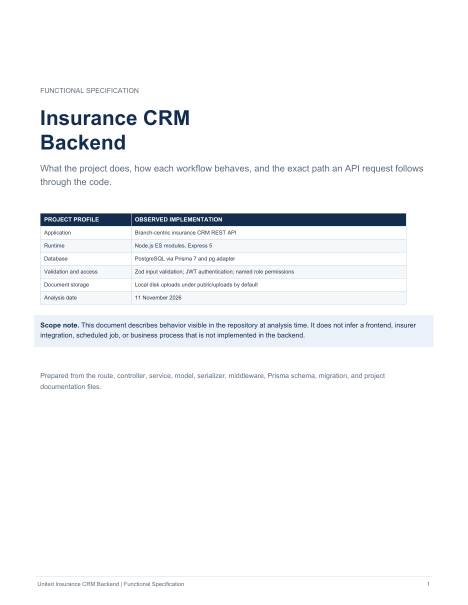
#> input picture tmp/pdfs/fsd-page-1.png, 935 x 1210 px (shown at 1/2 size); its folder holds only this picture in this run
$ python contact_sheet.py
#> lines starting #> are read from the running program, lines starting #| are printed output that depends on the picture
from PIL import Image, ImageDraw
from pathlib import Path
fs=sorted(Path('tmp/pdfs').glob('fsd-page-*.png'))
thumbs=[]
for f in fs:
    im=Image.open(f).convert('RGB')
#> im is the input picture: PIL image 935x1210 RGB; mean R, G, B 246.1, 247.3, 248.7
    im.thumbnail((306,396))
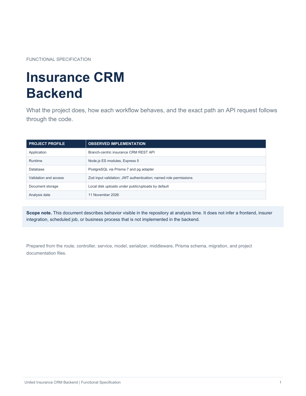
#> im: PIL image 306x396 RGB; mean R, G, B 246, 247.2, 248.7
    canvas=Image.new('RGB',(326,424),'#dce3ea')
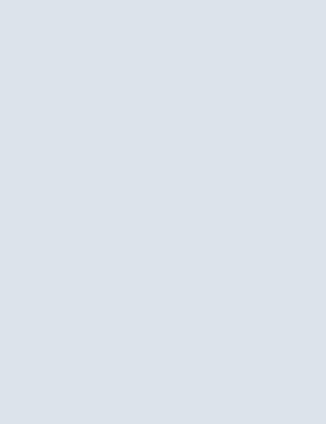
#> canvas: PIL image 326x424 RGB; mean R, G, B 220, 227, 234
    canvas.paste(im,((326-im.width)//2,8))
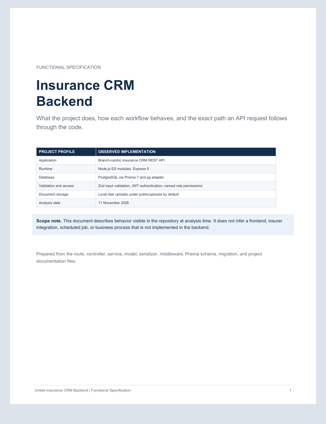
#> canvas: PIL image 326x424 RGB; mean R, G, B 242.8, 244.7, 246.9
    ImageDraw.Draw(canvas).text((12,405),f.name,fill='black')
    thumbs.append(canvas)
out=Image.new('RGB',(326*4,424*2),'white')
#> out: PIL image 1304x848 RGB; every value is 255
for i,im in enumerate(thumbs):
    out.paste(im,((i%4)*326,(i//4)*424))
#> this loop made 1 pass
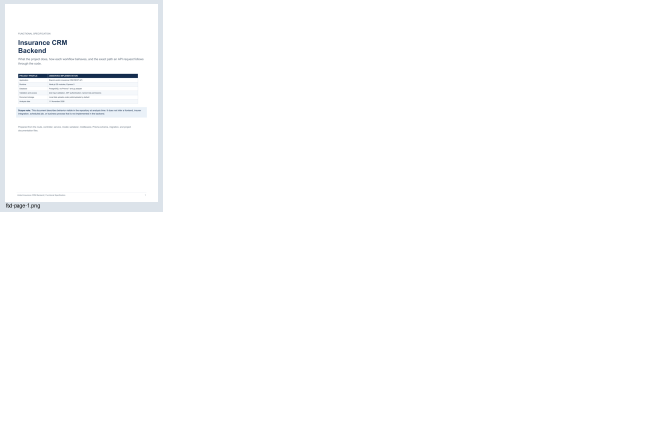
#> out: PIL image 1304x848 RGB (shown at 1/2 size); mean R, G, B 253.4, 253.7, 253.9
out.save('tmp/pdfs/contact.png')

$ run again, on tmp/pdfs/fsd-page-5.png
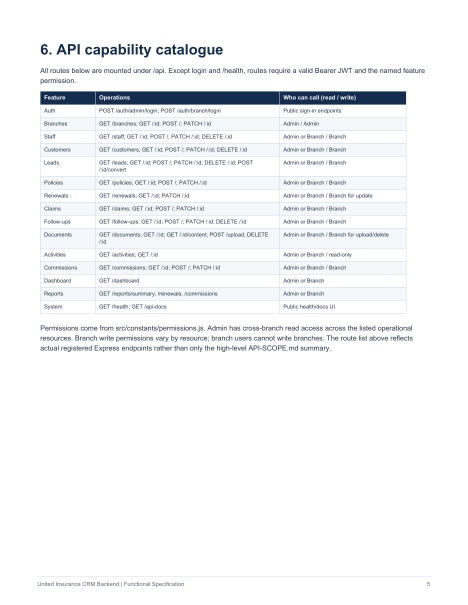
#> input picture tmp/pdfs/fsd-page-5.png, 935 x 1210 px (shown at 1/2 size)
#> im is the input picture: PIL image 935x1210 RGB; mean R, G, B 244.5, 245.8, 247.2
#> im: PIL image 306x396 RGB
#> `canvas.paste(im,((326-im.width)//2,8))`:
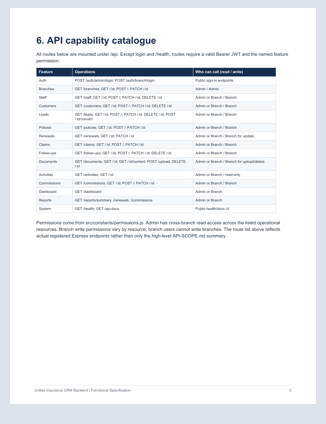
#> canvas: PIL image 326x424 RGB; mean R, G, B 241.4, 243.3, 245.5
#> the loop `for i,im in enumerate(thumbs):` made 1 pass
#> after the loop `for i,im in enumerate(thumbs):`:
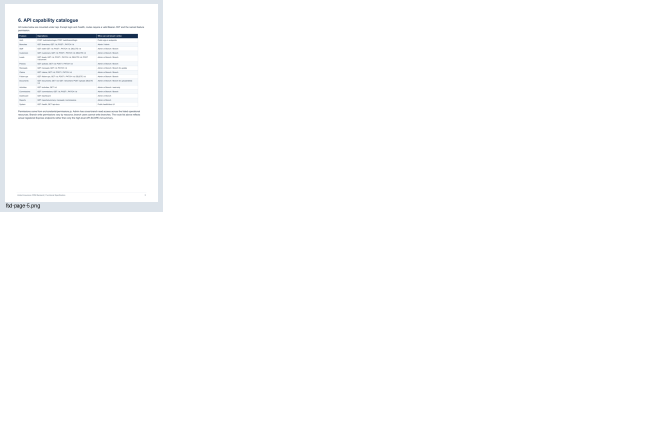
#> out: PIL image 1304x848 RGB (shown at 1/2 size); mean R, G, B 253.3, 253.5, 253.8

$ run again, on tmp/pdfs/fsd-page-6.png
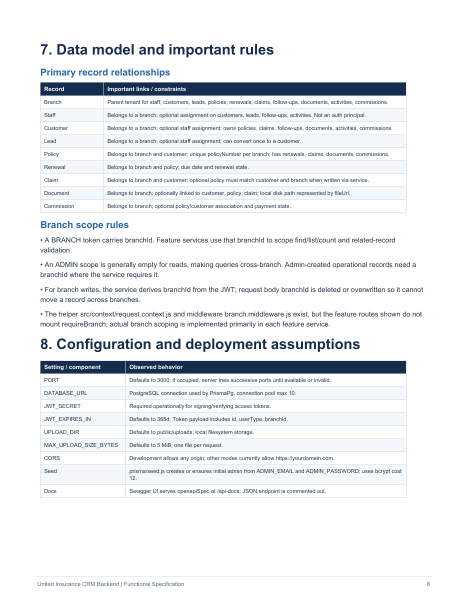
#> input picture tmp/pdfs/fsd-page-6.png, 935 x 1210 px (shown at 1/2 size)
#> im is the input picture: PIL image 935x1210 RGB; mean R, G, B 237.2, 239.3, 241.8
#> im: PIL image 306x396 RGB
#> `canvas.paste(im,((326-im.width)//2,8))`:
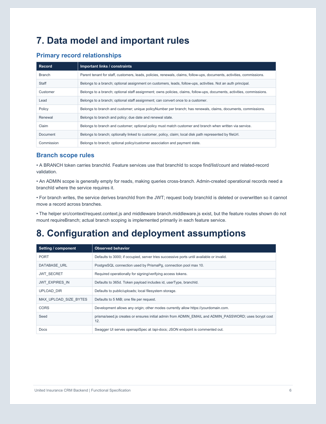
#> canvas: PIL image 326x424 RGB; mean R, G, B 234.9, 237.6, 240.7
#> the loop `for i,im in enumerate(thumbs):` made 1 pass
#> after the loop `for i,im in enumerate(thumbs):`:
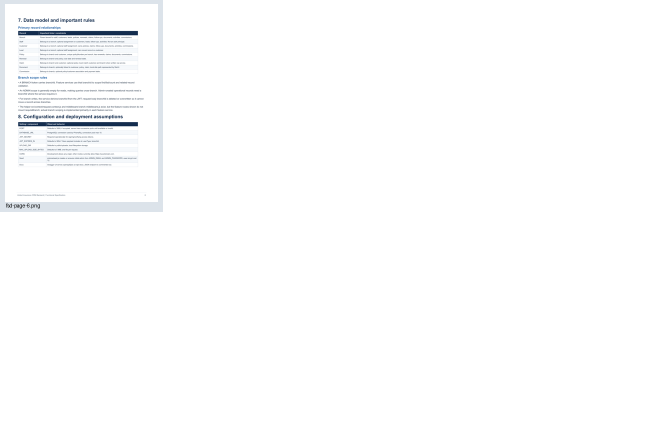
#> out: PIL image 1304x848 RGB (shown at 1/2 size); mean R, G, B 252.4, 252.8, 253.2

$ run again, on tmp/pdfs/fsd-page-7.png
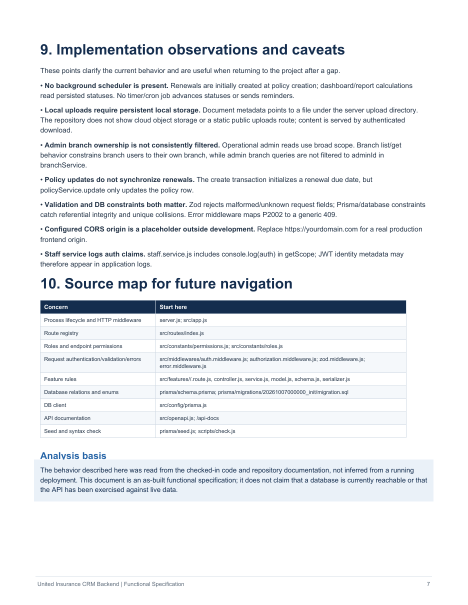
#> input picture tmp/pdfs/fsd-page-7.png, 935 x 1210 px (shown at 1/2 size)
#> im is the input picture: PIL image 935x1210 RGB; mean R, G, B 238.9, 240.9, 243.1
#> im: PIL image 306x396 RGB
#> `canvas.paste(im,((326-im.width)//2,8))`:
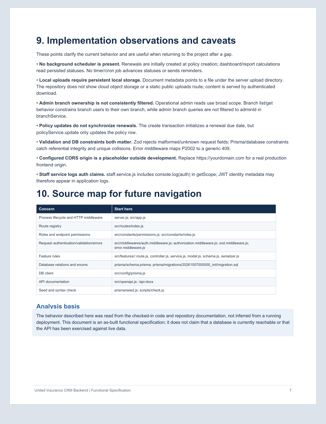
#> canvas: PIL image 326x424 RGB; mean R, G, B 236.4, 238.9, 241.8
#> the loop `for i,im in enumerate(thumbs):` made 1 pass
#> after the loop `for i,im in enumerate(thumbs):`:
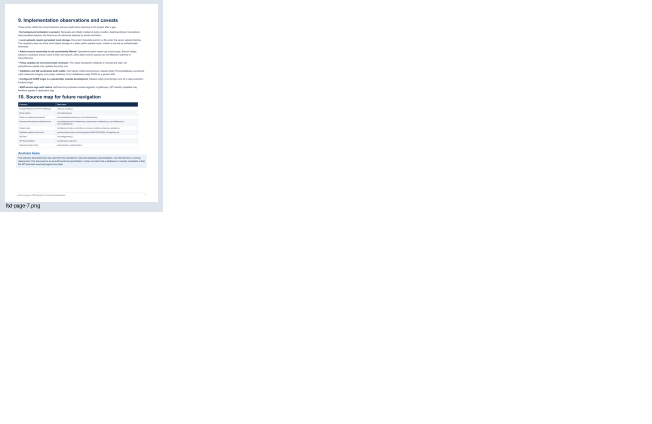
#> out: PIL image 1304x848 RGB (shown at 1/2 size); mean R, G, B 252.6, 253, 253.3

$ run again, on tmp/pdfs/fsd-page-2.png
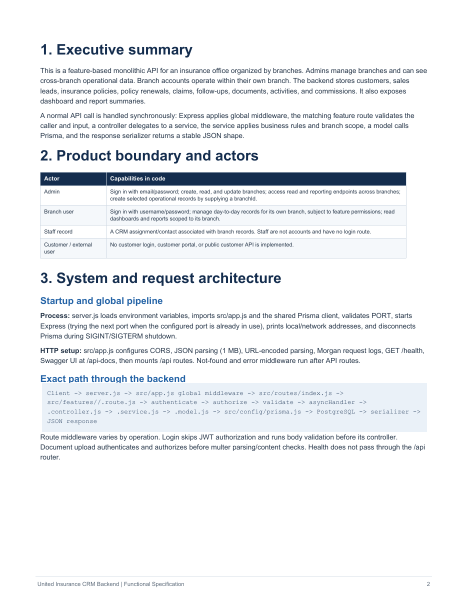
#> input picture tmp/pdfs/fsd-page-2.png, 935 x 1210 px (shown at 1/2 size)
#> im is the input picture: PIL image 935x1210 RGB; mean R, G, B 239.8, 241.7, 243.9
#> im: PIL image 306x396 RGB
#> the loop `for i,im in enumerate(thumbs):` made 1 pass
#> after the loop `for i,im in enumerate(thumbs):`:
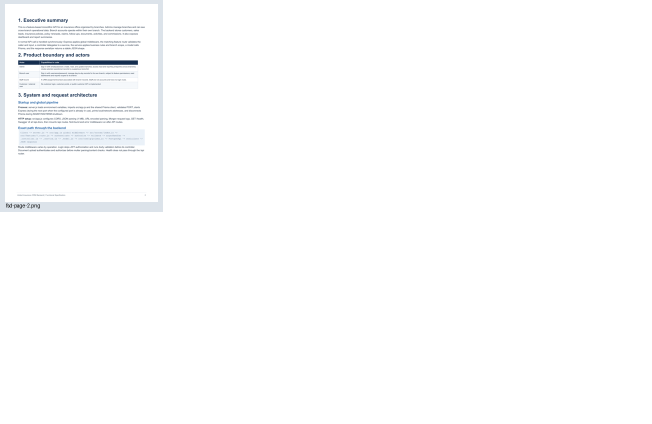
#> out: PIL image 1304x848 RGB (shown at 1/2 size); mean R, G, B 252.7, 253, 253.4
